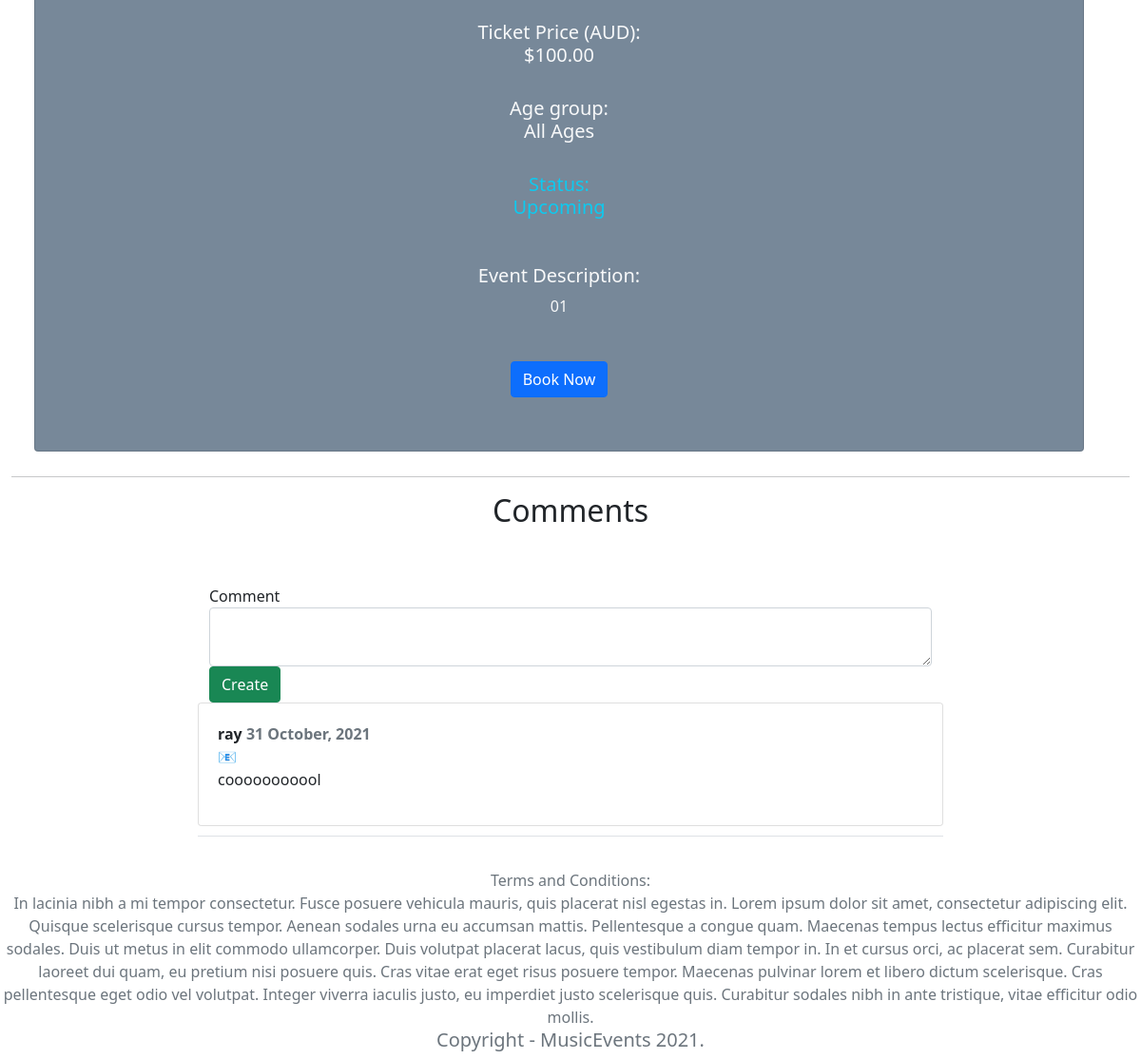
Before: /events/16 (lower part) with the older database file.
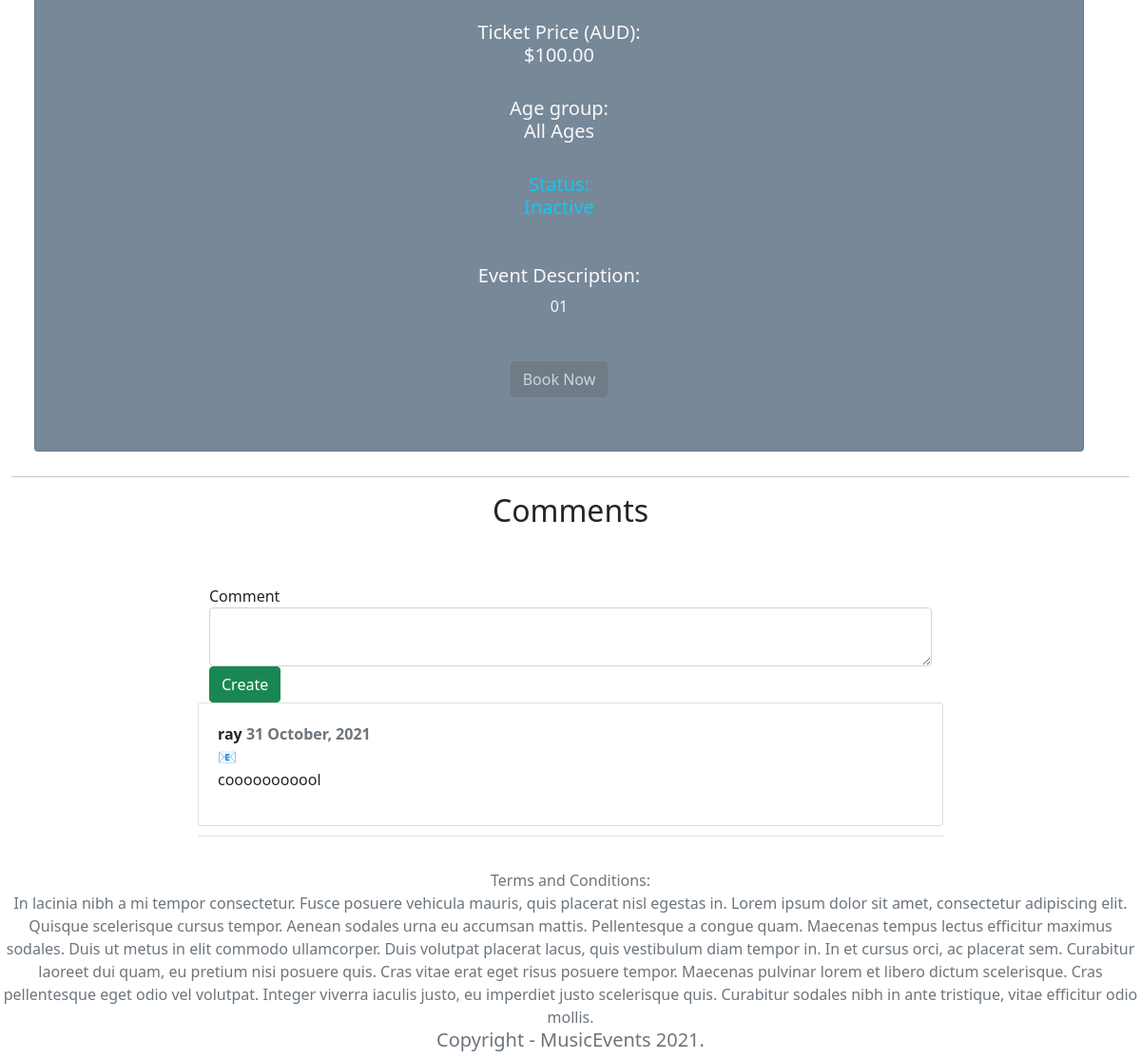
After: the same page with the newer database file.
### website/models.py (models this page shows)
class Event_Status(db.Model):
    __tablename__ = 'event_status'
    id = db.Column(db.Integer,primary_key=True)
    events_id = db.Column(db.Integer, db.ForeignKey('events.id'))
    status = db.Column(db.String(10))
    def __repr__(self):
        return "{}".format(self.status)

### website/events.py (the view)
@bp.route('/<id>')
def show(id):
  event = Event.query.filter_by(id=id).first()
  bform = BookingForm()
  cform = CommentForm()
  return render_template('events/show.html', event=event, cform=cform, bform=bform)

### website/forms.py
class BookingForm(FlaskForm):
  quantity = IntegerField('Quantity', validators=[InputRequired()])
  submit = SubmitField('Book tickets')

class CommentForm(FlaskForm):
  text = TextAreaField('Comment', [InputRequired()])
  submit = SubmitField('Create')

### website/templates/events/show.html (shortened to what this page needs)
{% extends 'base.html' %}
{% import "bootstrap/wtf.html" as wtf %}
{% block content %}
<div class="container-fluid ">
    <div class="row container-fluid ">
      <div class="col-md-12 ">
        <div class="card backgroundCustom">
          <div class="card-body backgroundCustom">
            <div class="media backgroundCustom">
              <div class="media-body">
                <h5 class="text-center  text-light"><br>Ticket Price (AUD):</br>${{event.price}}</h5>
                <h5 class="text-center text-light"><br>Age group:</br>{{event.ages}}</h5>
                <h5 class="text-center text-info "><br>Status:</br>{{event.status[0]}}</h5>
                <div class="mb-3 mt-5 text-light text-center event-description">
                  <h5>Event Description:</h5>
                  <p>{{event.description}}</p>
                </div>
                {% for event in event.status %}
                {% if event.status == 'Canceled' or event.status == 'Booked' or event.status == 'Inactive'%}
                <div class="container pad">
                  <div class="row">
                    <div class="col text-center">
                      <a href="#">
                        <button type="button text-center" class="btn btn-secondary" data-bs-toggle="modal"
                          data-bs-target="#exampleModal" disabled>
                          Book Now
                        </button>
                      </a>
                    </div>
                  </div>
                </div>
                {% else %}
                <div class="container pad">
                  <div class="row">
                    <div class="col text-center">
                      <a href="#">
                        <button type="button text-center" class="btn btn-primary btn-primary" data-bs-toggle="modal"
                          data-bs-target="#exampleModal">
                          Book Now
                        </button>
                      </a>
                    </div>
                  </div>
                </div>
                {% endif %}
                {% endfor %}
              </div>
            </div>
          </div>
        </div>
      </div>
    </div>
    <hr>
    <div class="row">
      <div class="col-md-2 text-center center">
        <h2>Comments</h2>
      </div>
    </div>
    <div class="row col-lg-8 col-md-6 col-sm-12 border-bottom card2">
      {{wtf.quick_form(cform,"/events/{0}/comment".format(event.id), button_map={'submit':'success'})}}
      {% for comment in event.comments %}
      <div class="card col-lg-12 col-md-8 col-sm-12 pad" id="Comments">
        <b >{{comment.user.name}} <span class="ml-2 text-muted">{{comment.created_at.strftime("%d %B, %Y")}}</span></b>&#128231
        <p>{{comment.text}}</p>
      </div>
      {% endfor %}
      <br>
    </div>
  </div>
{% endblock %}

Changed rows visible on the page:
changed Event_Status: status "Upcoming" → "Inactive" (drawn)
